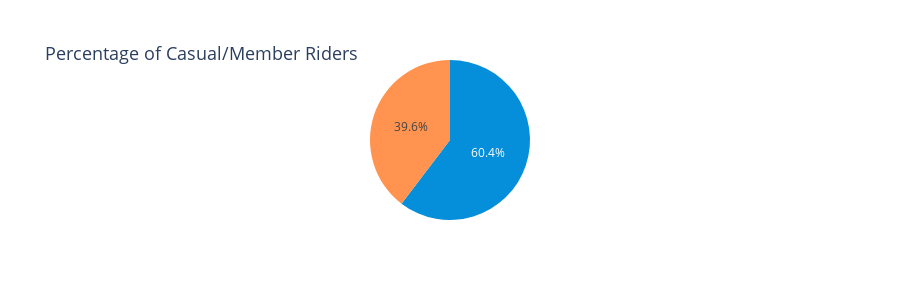

Source (notebook cell):
### Markdown cell above
__Fig.1__ - Count of casual riders vs members. Members makeup 60% of the dataset

### Code cell
df_pv1b = cyc_data_combined.groupby(['member_casual'])['ride_id'].count().reset_index()

fig_1b = px.pie(df_pv1b, 
              values='ride_id', 
              color = 'member_casual', 
              height = 300,
              hover_name = 'member_casual', 
              labels= {'member_casual': 'User Type'},
              color_discrete_map = {'casual': '#FF934F', 'member': '#058ED9'})


fig_1b.update_layout(
    title=dict(text="Percentage of Casual/Member Riders",font=dict(size=18), automargin=True, yref='paper'),
                                   legend_title_text='User Type'

)

### Figure 1 — Plotly figure (JSON) as saved in the notebook; plotly's stock layout.template omitted (floating-point values rounded to 4 significant figures)
{"data": [{"customdata": [["casual"], ["member"]], "domain": {"x": [0.0, 1.0], "y": [0.0, 1.0]}, "hovertemplate": "<b>%{hovertext}</b><br><br>ride_id=%{value}<br>User Type=%{customdata[0]}<extra></extra>", "hovertext": ["casual", "member"], "legendgroup": "", "marker": {"colors": ["#FF934F", "#058ED9"]}, "name": "", "showlegend": false, "type": "pie", "values": [1761678, 2682904]}], "layout": {"height": 300, "legend": {"title": {"text": "User Type"}, "tracegroupgap": 0}, "margin": {"t": 60}, "title": {"automargin": true, "font": {"size": 18}, "text": "Percentage of Casual/Member Riders", "yref": "paper"}}}
